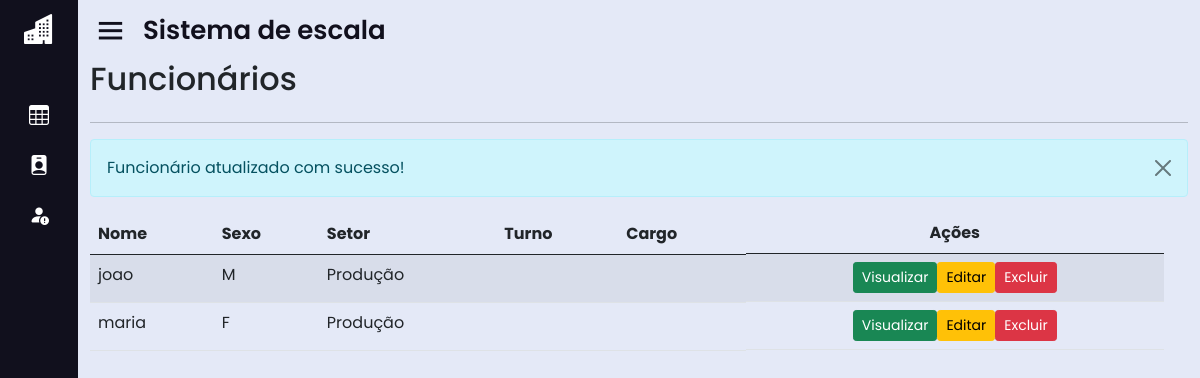
The app's page /home.php?page=lista_func&msg=2 (signed in), older data.
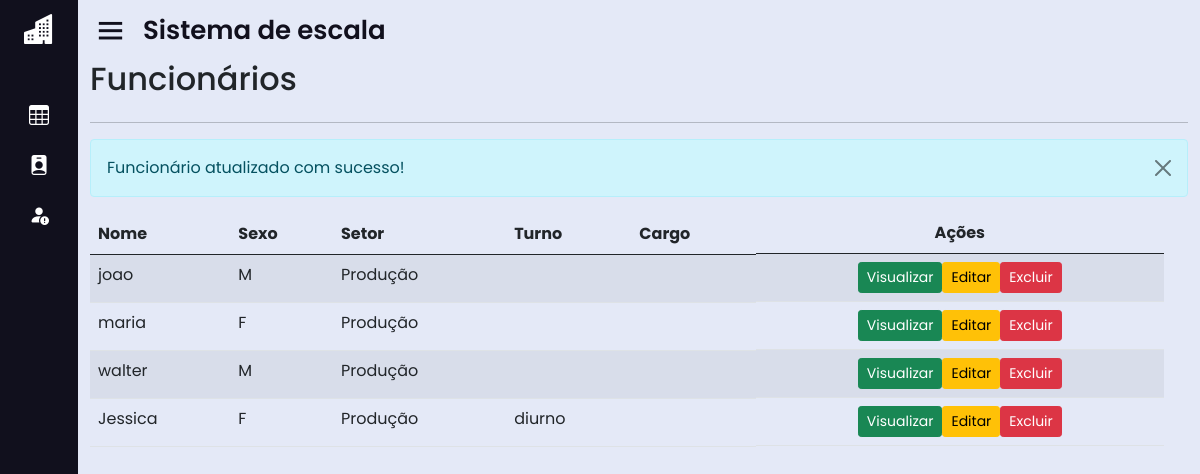
The same page, newer data.
### tables this page shows
CREATE TABLE IF NOT EXISTS `funcionario` (
  `id_func` int(11) NOT NULL AUTO_INCREMENT,
  `nome_func` varchar(50) NOT NULL,
  `cargo_func` varchar(50) DEFAULT NULL,
  `turno` varchar(50) DEFAULT NULL,
  `telefone_func` varchar(50) NOT NULL,
  `sexo_func` varchar(50) NOT NULL,
  `email_func` varchar(50) NOT NULL,
  `id_st` int(11) DEFAULT NULL,
  PRIMARY KEY (`id_func`) USING BTREE,
  KEY `FK_funcionario_setor` (`id_st`),
  CONSTRAINT `FK_funcionario_setor` FOREIGN KEY (`id_st`) REFERENCES `setor` (`id_st`) ON DELETE CASCADE ON UPDATE CASCADE
);

CREATE TABLE IF NOT EXISTS `setor` (
  `id_st` int(11) NOT NULL AUTO_INCREMENT,
  `nome_st` varchar(50) DEFAULT NULL,
  PRIMARY KEY (`id_st`)
);

### sis/funcionario/lista_func.php (the view)
<div id="main" class="container-fluid">
	<div id="top" class="row">
		<div class="col-md-11">
			<h2>Funcionários</h2>
		</div>
	</div>
	<hr/>
	<div> <?php include "mensagens.php"; ?> </div>
	<div id="list" class="row">
		<div class="table-responsive col-md-12">
			<?php
				$data = mysqli_query($con, "select * from funcionario, endereco, setor where funcionario.id_func = endereco.id_func;");
				echo "<table class='table table-striped' cellspacing='0' cellpading='0'>";
				echo "<thead><tr>";
				echo "<td><strong>Nome</strong></td>";
				echo "<td><strong>Sexo</strong></td>";
				echo "<td><strong>Setor</strong></td>";
				echo "<td><strong>Turno</strong></td>";
				echo "<td><strong>Cargo</strong></td>";
				echo "<td class='actions d-flex justify-content-center'><strong>Ações</strong></td>";
				echo "</tr></thead><tbody>";
				while($info = mysqli_fetch_array($data)){
					echo "<tr>";
					echo "<td>".$info['nome_func']."</td>";
					echo "<td>".$info['sexo_func']."</td>";
					echo "<td>".$info['nome_st']."</td>";
					echo "<td>".$info['turno']."</td>";
					echo "<td>".$info['cargo_func']."</td>";
					echo "<td class='actions btn-group-sm d-flex justify-content-center'>";
					echo "<a class='btn btn-success btn-xs' href=?page=view_func&id_func=".$info['id_func']."> Visualizar </a>";
					echo "<a class='btn btn-warning btn-xs' href=?page=fedita_func&id_func=".$info['id_func']."> Editar </a>";
					echo "<a href=?page=excluir_func&id_func=".$info['id_func']." class='btn btn-danger btn-xs'> Excluir </a></td>";
				}
				echo "</tr></tbody></table>";
			?>
		</div>
	</div>
</div>

### home.php (shortened to what this page needs)
<!DOCTYPE html>
<html lang="en" dir="ltr">
<head>
  <link rel="stylesheet" href="css/style.css">
  <link rel="stylesheet" href="https://cdnjs.cloudflare.com/ajax/libs/font-awesome/6.4.0/css/all.min.css" />
  <link href='https://unpkg.com/boxicons@2.0.7/css/boxicons.min.css' rel='stylesheet'>
  <link href="https://cdn.jsdelivr.net/npm/bootstrap@5.0.2/dist/css/bootstrap.min.css" rel="stylesheet">
  <link rel="stylesheet" href="https://cdn.jsdelivr.net/npm/bootstrap-icons@1.11.3/font/bootstrap-icons.min.css">
</head>
<body>
  <div class="sidebar close">
    <?php
      if (isset($_SESSION['UsuarioNivel'])) {
        switch($_SESSION['UsuarioNivel']){
          case 1: include "base/sidebar.php"; break;
        }
      }
    ?>
  </div>
  <section class="home-section">
    <div class="home-content">
      <i class='bx bx-menu'></i>
      <span class="text">Sistema de escala</span>
    </div>
    <?php
      include "base/ch_pages.php";
    ?>
  </section>
</body>
</html>

### base/sidebar.php (shortened to what this page needs)
    <div class="logo-details">
  <i class="bi bi-buildings-fill"></i>
</div>
<ul class="nav-links">
  <li>
    <a href="?page=view_escala&id_func=<?php echo $info['id_func']?>">
      <i class="bi bi-table"></i>
    </a>
  </li>
  <li>
    <a href="?page=perfil_func">
      <i class="bi bi-person-badge-fill"></i>
    </a>
  </li>
  <li>
    <a href="?page=lista_sub">
    <i class="bi bi-person-fill-exclamation"></i>
    </a>
  </li>
</ul>

### base/ch_pages.php (shortened to what this page needs)
<?php
if (isset($_GET['page'])) {
    switch ($_GET['page']) {
        case 'lista_func':
            include "sis/funcionario/lista_func.php";
            break;
    }
}

### sis/funcionario/mensagens.php (shortened to what this page needs)
<?php
if(isset($_GET['msg'])){
	$msg = $_GET['msg'];
	switch($msg){
		case 2:
			echo '	<div class="alert alert-info alert-dismissible fade show" role="alert">
						Funcionário atualizado com sucesso!
						<button type="button" class="btn-close" data-bs-dismiss="alert" aria-label="Close"></button>
		  			</div>';
			break;
	}
}
?>

### css/style.css (style rules this page uses)
* { margin: 0; padding: 0; box-sizing: border-box; font-family: 'Poppins', sans-serif; }
.row { width: 100%; }
.sidebar { position: fixed; top: 0; left: 0; height: 100%; width: 260px; background: #11101d; z-index: 100; transition: all 0.5s ease; }
.sidebar.close { width: 78px; }
.sidebar .logo-details { height: 60px; width: 100%; display: flex; align-items: center; }
.sidebar .logo-details i { font-size: 30px; color: #fff; height: 50px; min-width: 78px; text-align: center; line-height: 50px; }
.sidebar .nav-links { height: 100%; padding: 30px 0 150px 0; overflow: auto; }
.sidebar.close .nav-links { overflow: visible; }
.sidebar .nav-links li { position: relative; list-style: none; transition: all 0.4s ease; }
.sidebar .nav-links li i { height: 50px; min-width: 78px; text-align: center; line-height: 50px; color: #fff; font-size: 20px; cursor: pointer; transition: all 0.3s ease; }
.sidebar .nav-links li a { display: flex; align-items: center; text-decoration: none; }
.home-section { position: relative; background: #E4E9F7; height: 100vh; left: 260px; width: calc(100% - 260px); transition: all 0.5s ease; }
.sidebar.close ~ .home-section { left: 78px; width: calc(100% - 78px); }
.home-section .home-content { height: 60px; display: flex; align-items: center; }
.home-section .home-content .bx-menu, .home-section .home-content .text { color: #11101d; font-size: 35px; }
.home-section .home-content .bx-menu { margin: 0 15px; cursor: pointer; }
.home-section .home-content .text { font-size: 26px; font-weight: 600; }

Row changes from the older to the newer data that the page shows:
added funcionario: nome_func "walter", sexo_func "M", setor.nome_st "Produção"
added funcionario: nome_func "Jessica", sexo_func "F", setor.nome_st "Produção", turno "diurno"
